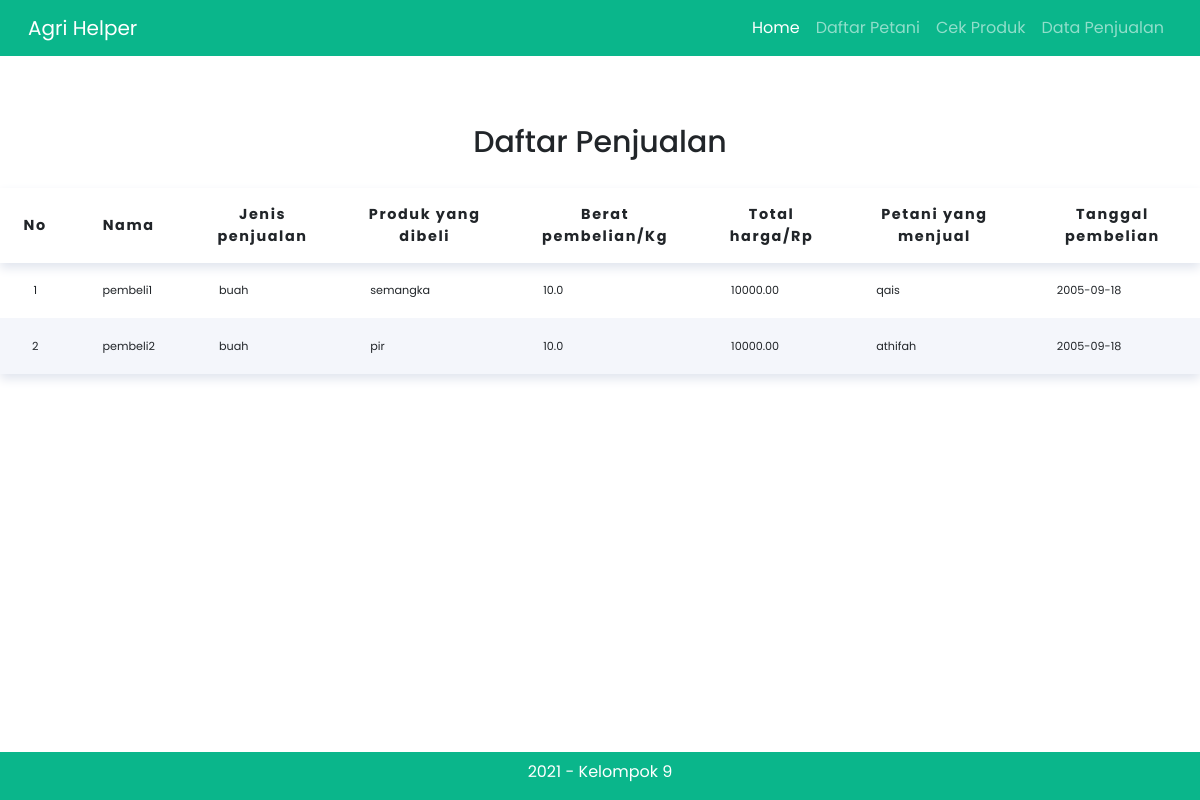
The app's page /listpenjualan.php with its own data.
### tables this page shows
CREATE TABLE `data_penjualan` (
  `id_penjualan` int(11) NOT NULL AUTO_INCREMENT,
  `nama_pembeli` varchar(255) NOT NULL,
  `jenis_penjualanID` int(11) NOT NULL,
  `produk_penjualan` varchar(255) NOT NULL,
  `berat_pembelian` float(5,1) NOT NULL,
  `total_harga` decimal(10,2) NOT NULL,
  `nama_petaniID` int(11) NOT NULL,
  `tanggal_pembelian` date NOT NULL,
  CONSTRAINT penjualan_id_PK PRIMARY KEY(id_penjualan)
);

CREATE TABLE `petani` (
  `id_petani` int(11) NOT NULL AUTO_INCREMENT,
  `petani_produk` varchar(255) NOT NULL,
  `nama` varchar(255) NOT NULL,
  `alamat` text NOT NULL,
  `nomor_hp` varchar(20) NOT NULL,
  CONSTRAINT petani_ID_PK PRIMARY KEY(id_petani)
);

### listpenjualan.php (the view, shortened to what this page needs)
<?php
include "navigation/header.php"
?>
    <h1 class="list-title">Daftar Penjualan</h1>
    <div class="row justify-content-center">
    <div class="col-auto">
    <table>
      <thead>
        <tr class="text-center">
          <th scope="col">No</th>
          <th scope="col">Nama</th>
          <th scope="col">Jenis penjualan</th>
          <th scope="col">Produk yang dibeli</th>
          <th scope="col">Berat pembelian/Kg</th>
          <th scope="col">Total harga/Rp</th>
          <th scope="col">Petani yang menjual</th>
          <th scope="col">Tanggal pembelian</th>
        </tr>
      </thead>
      <tbody>
    <?php
		$query = mysqli_query($conn, "SELECT * FROM data_penjualan");
        $query2 = mysqli_query($conn, "SELECT id_petani,nama FROM petani");
		$no=1;
		while($data = mysqli_fetch_array($query)){
			echo "<tr>";
			echo "<td class='text-center'>".$no++."</td>";
			echo "<td>".$data['nama_pembeli']."</td>";
            if($data['jenis_penjualanID'] <= 6){
                echo "<td>"."buah"."</td>";
            } elseif($data['jenis_penjualanID'] >= 7){
                echo "<td>"."sayuran"."</td>";
            }
			echo "<td>".$data['produk_penjualan']."</td>";
			echo "<td>".$data['berat_pembelian']."</td>";
			echo "<td>".$data['total_harga']."</td>";
            $petani = mysqli_fetch_array($query2);
            if ($petani['id_petani'] == $data['nama_petaniID']) {
                echo "<td>".$petani['nama']."</td>";
            }
            echo "<td>".$data['tanggal_pembelian']."</td>";
		}
		?>
      </tbody>
    </table>
    </div>
    </div>
<?php
include "navigation/footer.php"
?>

### css/liststyle.css (style rules this page uses)
* { font-family: "poppins", sans-serif; }
table { border-collapse: collapse; box-shadow: 0 5px 10px #e1e5ee; background-color: white; overflow: hidden; }
thead { box-shadow: 0 5px 10px #e1e5ee; }
th { padding: 1rem 0.7rem; letter-spacing: 0.1rem; font-size: 0.9rem; font-weight: 700; }
tr:nth-child(even) { background-color: #f4f6fb ; }
td { padding: 1.2rem 2rem; font-size: 0.7rem; }
.list-title { text-align: center; font-size: 30px; padding-top: 20px; padding-bottom: 20px; }

### records on screen
data_penjualan: nama_pembeli "pembeli1", shows "buah", produk_penjualan "semangka", berat_pembelian "10.0", total_harga "10000.00", nama_petaniID.nama "qais", tanggal_pembelian "2005-09-18"
data_penjualan: nama_pembeli "pembeli2", shows "buah", produk_penjualan "pir", berat_pembelian "10.0", total_harga "10000.00", nama_petaniID.nama "athifah", tanggal_pembelian "2005-09-18"
